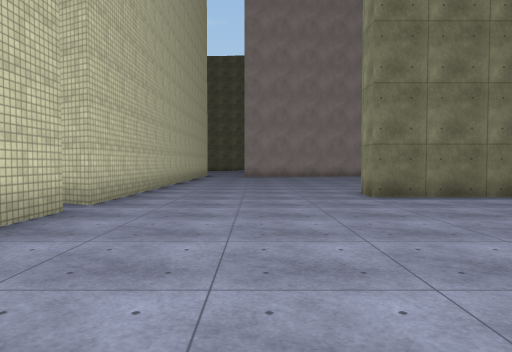
[1] (above)

24 first-person views from a walk through a scene from a Unity 3-D project. The camera is 1.4 m above the floor, tilts 2° down and sees 70° across. The floor is counted in squares, 2 m on a side. Each view is taken from the middle of a square. On the plan, view 1 faces up. The plan holds only what a view shows up to about 11 squares ahead; the rest is blank. The place goes on beyond the plan. The player is left out. Surface patterns are stand-ins for the level's own textures.

[2]
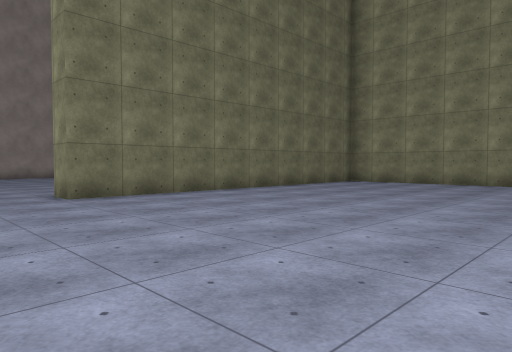

[3]
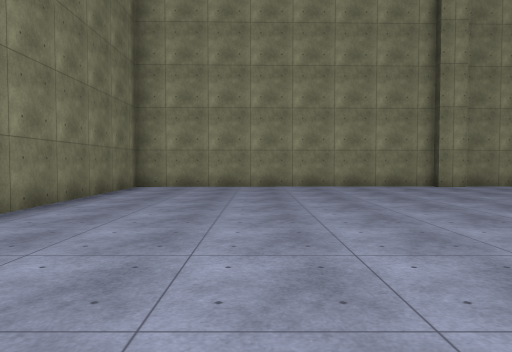

[4]
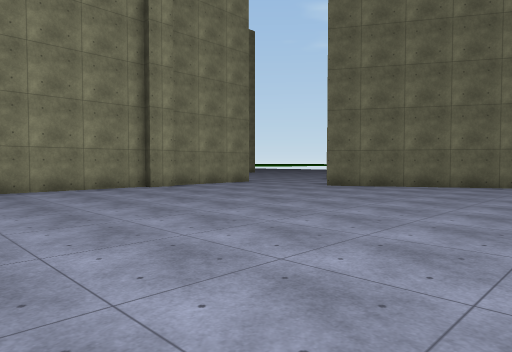

[5]
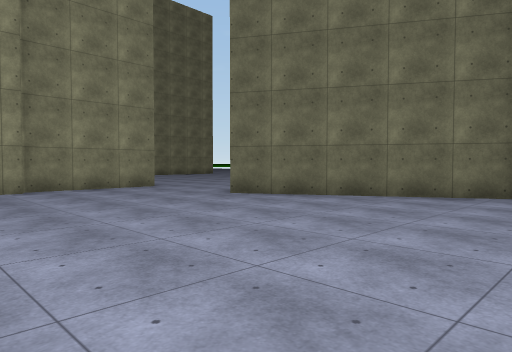

[6]
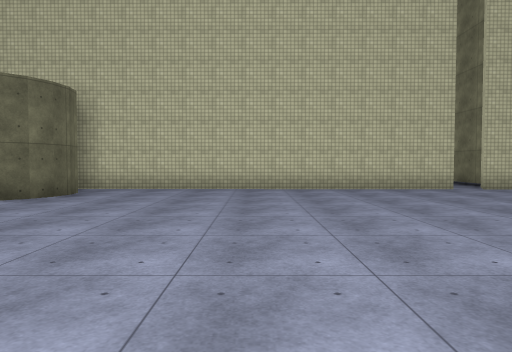

[7]
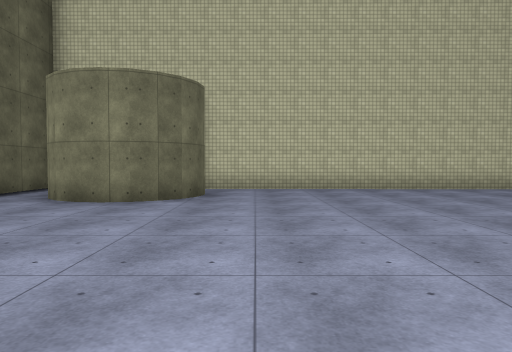

[8]
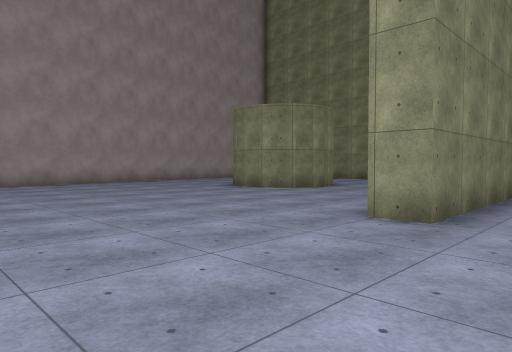

[9]
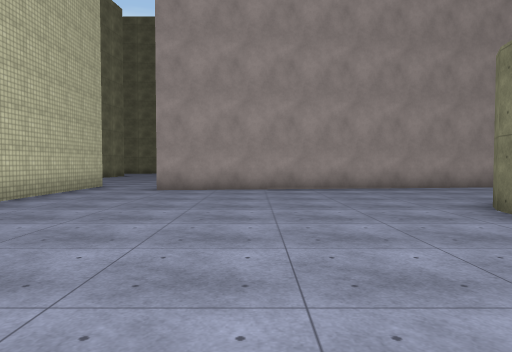

[10]
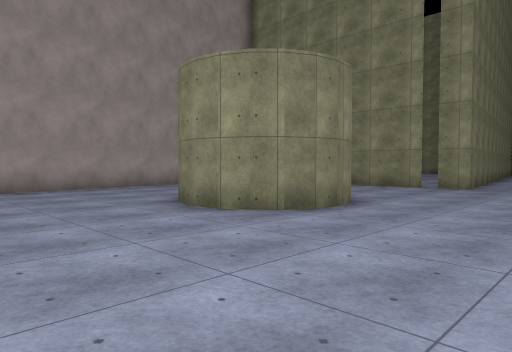

[11]
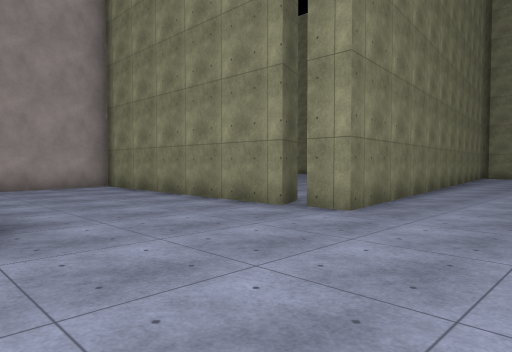

[12]
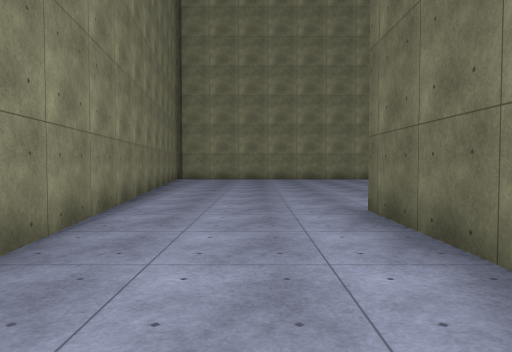

[13]
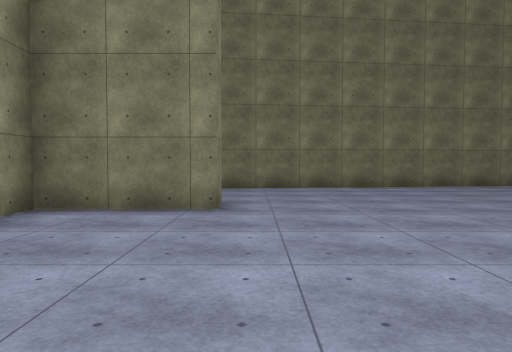

[14]
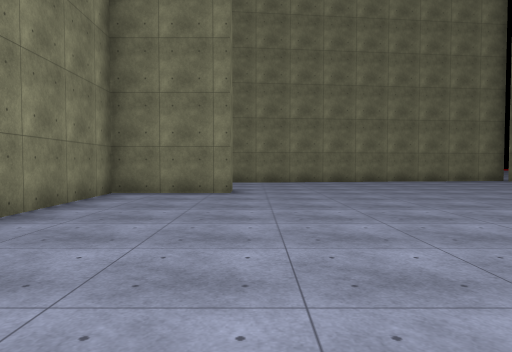

[15]
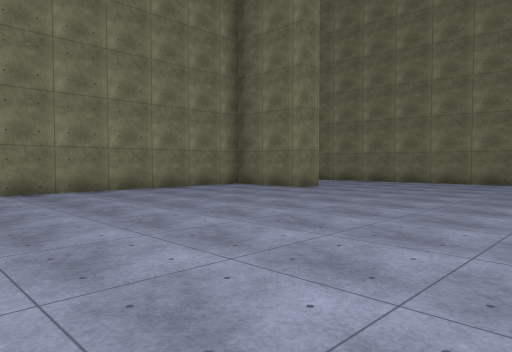

[16]
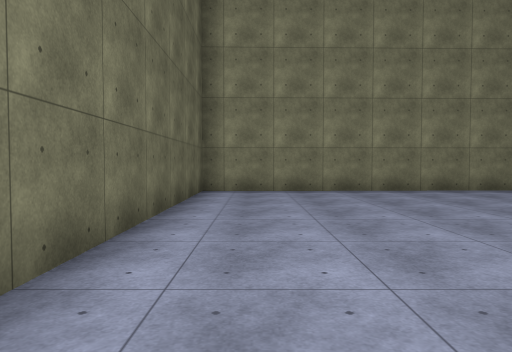

[17]
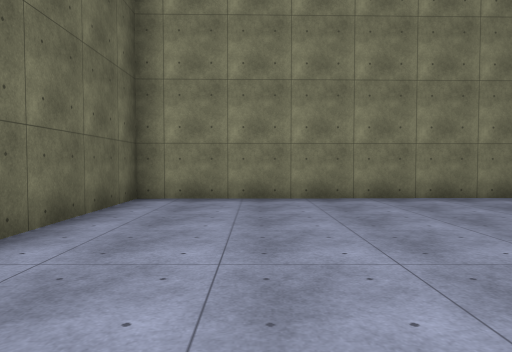

[18]
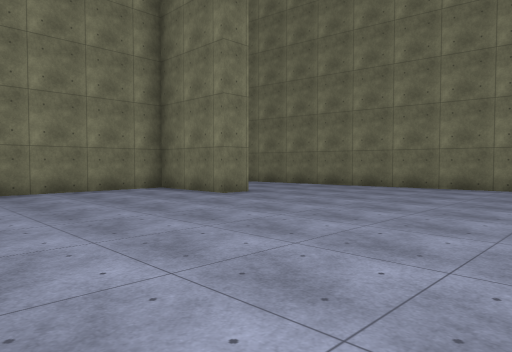

[19]
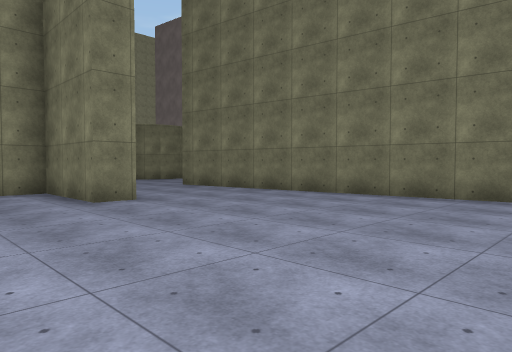

[20]
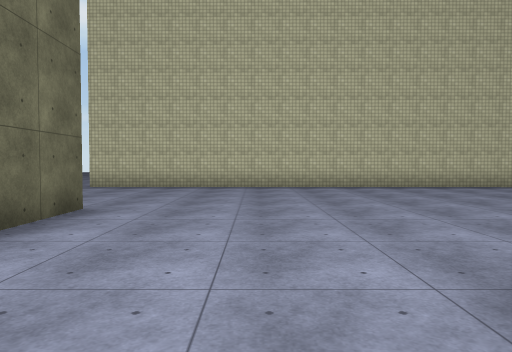

[21]
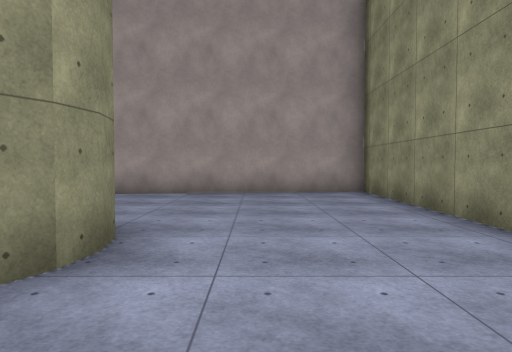

[22]
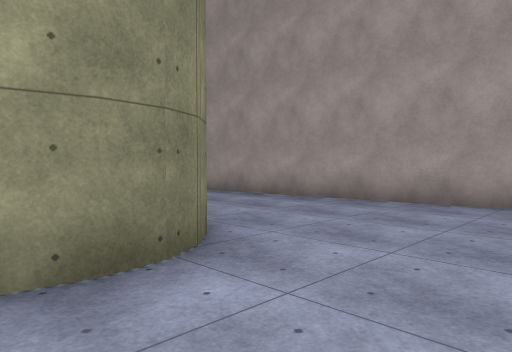

[23]
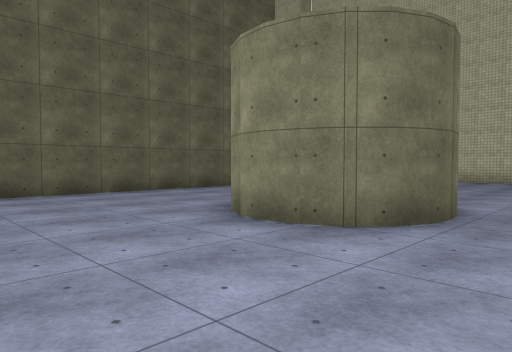

[24]
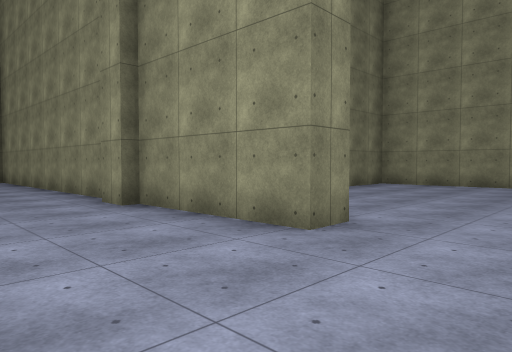

### Floor plan
Points are (right, up) in squares from view 1. A wall is a line through its corners. A room is listed if a view was taken in it or the views show most of it. See-through windows are left out.
Room 1 (views 1, 2, 3, 4, 5, 6, 7, 8, 9, 10, 11, 12, 20, 21, 22, 23, 24)
walls: (12.7, 11.8) (12.7, 12.7); (-2.8, 5.3) (-2.9, -4.9); (12.7, 13) (12.6, 20) (-0.6, 18.5); (0.1, -4.8) (0.4, -5.3); (6.5, 15.4) (7.1, 15.5) (7.6, 15.5) (8.1, 15.2) (8.5, 14.9) (8.7, 14.4) (8.8, 13.9) (8.7, 13.4) (8.3, 12.7) (7.6, 12.3) (7.1, 12.3) (6.6, 12.3) (6.2, 12.6) (5.8, 12.9) (5.6, 13.4) (5.5, 13.9) (5.6, 14.4) (5.8, 14.9); (13.9, -5.7) (13.1, -5.7) (12.8, 7.5) (2.4, 7.5) (2.4, 8.3) (10.5, 8.3); (-1.8, -4.2) (-1.2, -4.1) (-0.7, -4.2) (-0.2, -4.4) (0.4, -5) (0.5, -5.8) (0.4, -6.3) (0.2, -6.7) (-0.3, -7.2); (4.9, -8.3) (9.6, -5.6); (-2.6, -8.4) (-1.9, -8.4); (-2.7, 18.4) (-2.8, 6.1); (22.2, -6) (22.1, -4.5)
ways out: opening at (12.7, 10) to room 2; opening at (-1.5, 19); gap at (-3, 6)
Room 2 (views 13, 14, 15, 16, 17, 18, 19)
walls: (13.2, 8.3) (16.4, 8.3) (16.4, 7.5) (13.6, 7.5) (13.8, -1.3) (21.1, -1.3); (23.3, 13) (12.7, 11.8)
ways out: opening at (12.7, 10) to room 1

Positions as (right, up) in squares from view 1, and headings:
1: (0, 0), facing up
2: (0, 0), facing up-right
3: (2, 4), facing right
4: (3, 4), facing down-right
5: (3, 0), facing down-right
6: (7, 0), facing left
7: (7, -3), facing left
8: (-2, 6), facing up-right
9: (2, 9), facing up
10: (2, 9), facing up-right
11: (8, 9), facing up-right
12: (11, 10), facing right
13: (17, 2), facing up
14: (17, -1), facing up
15: (23, -1), facing up-left
16: (23, 0), facing left
17: (21, 1), facing left
18: (23, 2), facing up-left
19: (23, 5), facing up-left
20: (8, 11), facing left
21: (10, 11), facing up
22: (11, 13), facing up-left
23: (12, 17), facing down-left
24: (10, -8), facing up-right
